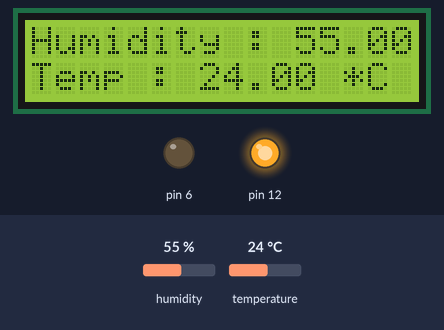
The sketch below on a simulated Arduino Uno, built with avr-gcc and run on an emulated ATmega328P. Shown: 16×2 character LCD, output pins drawn as LEDs (lit = HIGH). Inputs (shaded band) come from the test bench; at power-on: humidity 55 %, temperature 24 °C.

Above: at 1.2 s.
1.3 s: humidity set to 92 %
At 2.9 s:
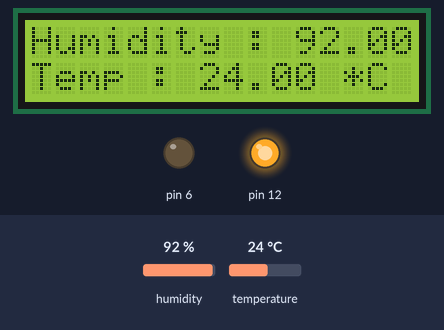
4.0 s: humidity set to 95 %
At 4.9 s:
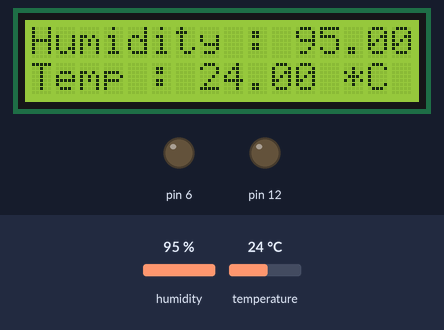
6.7 s: temperature set to 27 °C
At 8.8 s:
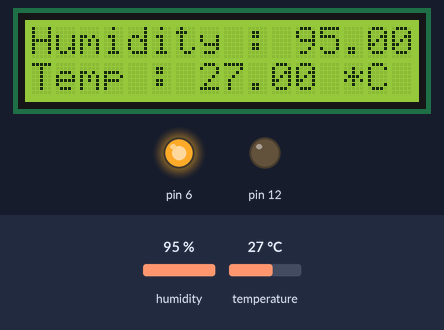
9.8 s: humidity set to 22 %
At 10.8 s:
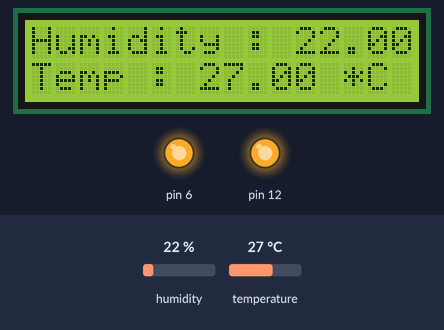
Timing chart, 0 to 12.8 s (numbered marks = the images above; inputs shaded):
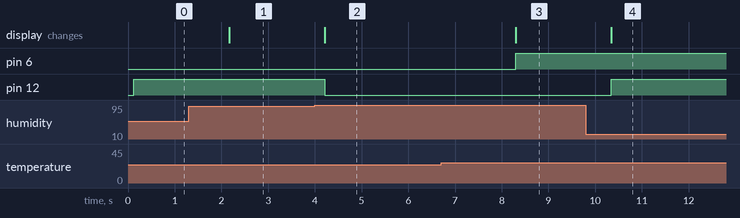

The sketch:

10.1.ino
```cpp
#include <LiquidCrystal_I2C.h>
#include <DHT.h>

LiquidCrystal_I2C lcd(0x27,16,2);
#define DHTPIN 8
#define DHTTYPE DHT11
DHT dht(DHTPIN,DHTTYPE);

void setup() {
  // put your setup code here, to run once:
  lcd.init();
  lcd.backlight();
  dht.begin();
  pinMode(8,INPUT);
  pinMode(6,OUTPUT);
  pinMode(12,OUTPUT);
}

void loop() {
  // put your main code here, to run repeatedly:
  float humidity = dht.readHumidity();
  float celsius = dht.readTemperature();
  lcd.setCursor(0,0);
  lcd.print("Humidity : ");
  lcd.print(humidity);
  lcd.print(" %");

  lcd.setCursor(0,1);
  lcd.print("Temp : ");
  lcd.print (celsius);
  lcd.print(" *C");

  if(humidity >= 94){digitalWrite(12,0);}else{digitalWrite(12,1);}
  if(celsius >=26){digitalWrite(6,1);}else{digitalWrite(6,0);}

}
```

Measured:
- the behaviour switches between 93 and 94 % on humidity (found by bisection; images 1 and 2)
- the behaviour switches between 25 and 26 °C on temperature (found by bisection; images 2 and 3)
- after the input at 1.3 s, the display: changes after 0.87 s (image 1)
- after the input at 4.0 s, pin 12: HIGH → LOW after 0.21 s; the display: changes after 0.21 s (image 2)
- after the input at 6.7 s, pin 6: LOW → HIGH after 1.6 s; the display: changes after 1.6 s (image 3)
- after the input at 9.8 s, pin 12: LOW → HIGH after 0.55 s; the display: changes after 0.55 s (image 4)
